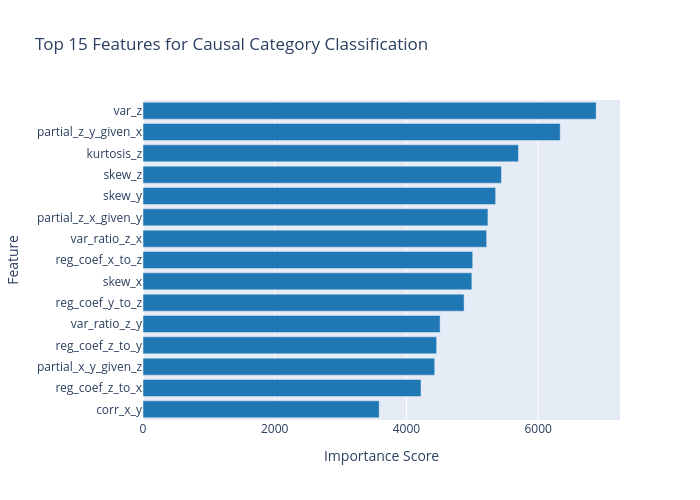

This figure's notebook cell:
### Markdown cell above
### Feature Importance

### Code cell
top_features = importance_df.head(15)
fig = go.Figure(
    data=go.Bar(
        x=top_features["Importance"],
        y=top_features["Feature"],
        orientation="h",
        marker_color="#1f77b4",
    )
)
fig.update_layout(
    title="Top 15 Features for Causal Category Classification",
    xaxis_title="Importance Score",
    yaxis_title="Feature",
    height=500,
    width=700,
    yaxis=dict(autorange="reversed"),
)
fig.show()

### Figure 1 — Plotly figure (JSON) as saved in the notebook; plotly's stock layout.template omitted (floating-point values rounded to 4 significant figures)
{"data": [{"marker": {"color": "#1f77b4"}, "orientation": "h", "type": "bar", "x": [6880, 6334, 5700, 5442, 5354, 5237, 5217, 5006, 4993, 4875, 4511, 4458, 4429, 4221, 3586], "y": ["var_z", "partial_z_y_given_x", "kurtosis_z", "skew_z", "skew_y", "partial_z_x_given_y", "var_ratio_z_x", "reg_coef_x_to_z", "skew_x", "reg_coef_y_to_z", "var_ratio_z_y", "reg_coef_z_to_y", "partial_x_y_given_z", "reg_coef_z_to_x", "corr_x_y"]}], "layout": {"height": 500, "title": {"text": "Top 15 Features for Causal Category Classification"}, "width": 700, "xaxis": {"title": {"text": "Importance Score"}}, "yaxis": {"autorange": "reversed", "title": {"text": "Feature"}}}}
